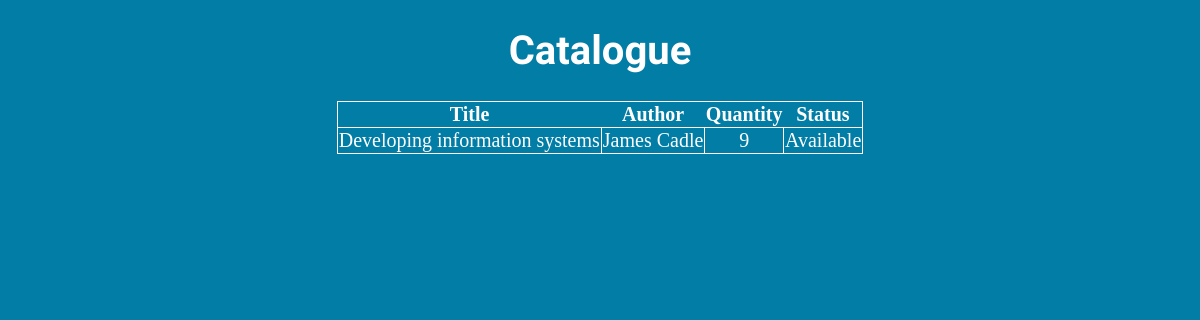
The app's page /catalogue, older data.
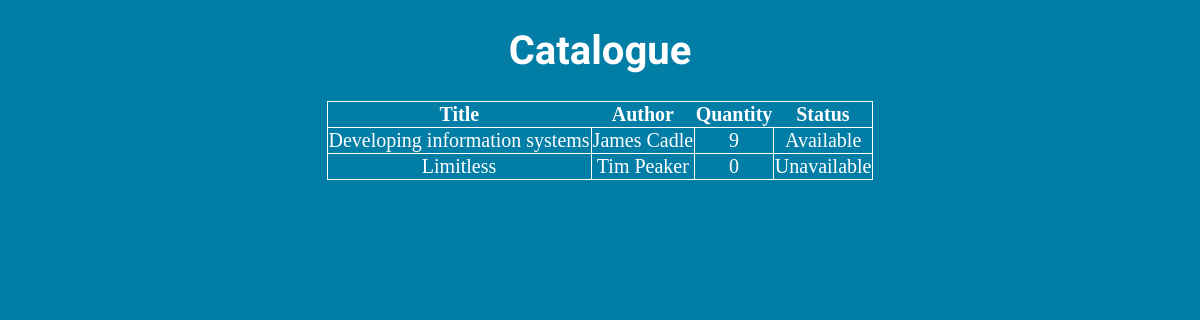
The same page, newer data.
### tables this page shows
CREATE TABLE books (
    id integer primary key autoincrement not null,
    title varchar(255) not null,
    author varchar(255) not null,
    quantity integer not null,
    status varchar(255) not null default('Available'),
    image blob
);

### Library Flask.py (the view)
@app.route('/catalogue')
def catalogue():
    fetch_book_info = """ SELECT title, author, quantity, status from books; """
    database = get_db()
    cursor = database.cursor()
    data = cursor.execute(fetch_book_info)
    return render_template('Catalogue.html', table=data)

### Library Flask.py (called while the page is built)
def get_db():
    db = getattr(g, '_database', None)
    if db is None:
        db = g._database = sqlite3.connect(DATABASE)
    return db

@app.teardown_appcontext
def close_connection(exception):
    db = getattr(g, '_database', None)
    if db is not None:
        db.close()

### templates/Catalogue.html (shortened to what this page needs)
<!DOCTYPE html>
<html lang="en">
<head>
    <link rel="stylesheet" href="static/Stylesheet.css">
</head>
<body>
<div class="main">
    <h1 style="text-align:center" class="font-effect-fire-animation">
    Catalogue
    </h1>
    <table class="center_table">
        <tr class="tr_center">
            <th>Title</th>
            <th>Author</th>
            <th>Quantity</th>
            <th>Status</th>
        </tr>
        {% for row in table %}
        <tr class="tr_center">
            <td class="td_center">{{row[0]}}</td>
            <td class="td_center">{{row[1]}}</td>
            <td class="td_center">{{row[2]}}</td>
            <td class="td_center">{{row[3]}}</tr>
        {% endfor %}
    </table>
</div>
</body>
</html>

### static/Stylesheet.css (style rules this page uses)
body { background-color: #027da6; color: white; font-family: "Rancho"; font-size: 20px }
.main { padding-left: 25%; padding-right: 25%; }
* { box-sizing: border-box; }
.center_table, .tr_center, .td_center { border: 1px solid white; border-collapse: collapse; text-align: center; font-family: "Comic Sans", cursive; margin: auto; }

Row changes from the older to the newer data that the page shows:
added books: title "Limitless", author "Tim Peaker", quantity "0", status "Unavailable"
